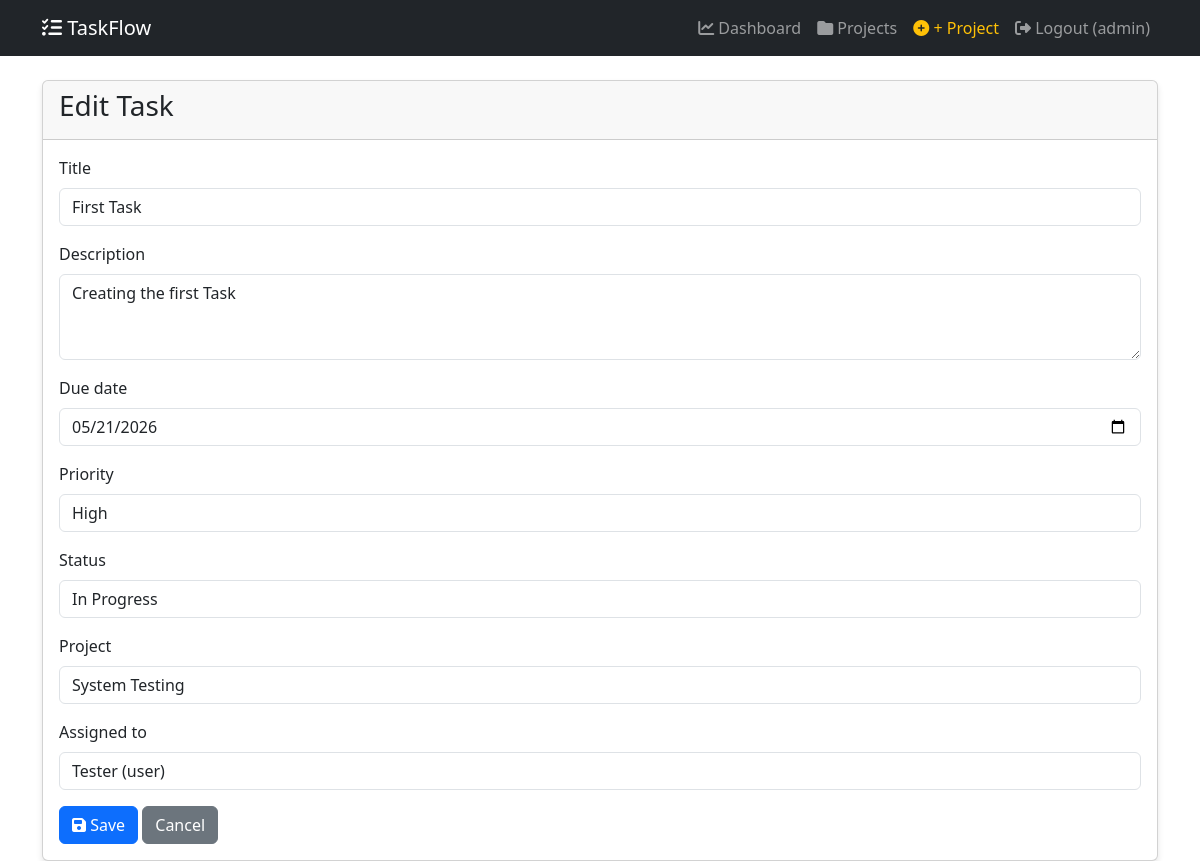
Page /task/edit/1/ (signed in) on the committed database.
### tasks/models.py (models this page shows, shortened)
class CustomUser(AbstractUser):
    ROLE_CHOICES = (
        ('admin', 'Administrator'),
        ('user', 'Standard User'),
    )
    role = models.CharField(max_length=10, choices=ROLE_CHOICES, default='user')
    email = models.EmailField(unique=True)
    def __str__(self):
        return f"{self.username} ({self.role})"

class Task(models.Model):
    PRIORITY_CHOICES = (
        ('low', 'Low'),
        ('medium', 'Medium'),
        ('high', 'High'),
    )
    STATUS_CHOICES = (
        ('pending', 'Pending'),
        ('in_progress', 'In Progress'),
        ('completed', 'Completed'),
    )
    title = models.CharField(max_length=150)
    description = models.TextField(blank=True)
    due_date = models.DateField()
    priority = models.CharField(max_length=10, choices=PRIORITY_CHOICES, default='medium')
    status = models.CharField(max_length=15, choices=STATUS_CHOICES, default='pending')
    project = models.ForeignKey(Project, on_delete=models.CASCADE, null=True, blank=True, related_name='tasks')
    created_by = models.ForeignKey(CustomUser, on_delete=models.CASCADE, related_name='created_tasks')
    assigned_to = models.ForeignKey(CustomUser, on_delete=models.SET_NULL, null=True, blank=True,
                                    related_name='assigned_tasks')
    created_at = models.DateTimeField(auto_now_add=True)
    updated_at = models.DateTimeField(auto_now=True)

### tasks/views.py (the view)
# urls.py: path('task/edit/<int:pk>/', views.task_edit, name='task_edit'),
@login_required
@user_passes_test(lambda u: u.role == 'admin')
def task_edit(request, pk):
    task = get_object_or_404(Task, pk=pk)
    if request.method == 'POST':
        form = TaskForm(request.POST, instance=task)
        if form.is_valid():
            form.save()
            messages.success(request, 'Task updated!')
            return redirect('dashboard')
    else:
        form = TaskForm(instance=task)
    return render(request, 'tasks/task_form.html', {'form': form, 'title': 'Edit Task'})

### tasks/forms.py
class TaskForm(forms.ModelForm):
    class Meta:
        model = Task
        fields = ['title', 'description', 'due_date', 'priority', 'status', 'project', 'assigned_to']
        widgets = {
            'due_date': forms.DateInput(attrs={'type': 'date', 'class': 'form-control'}),
            'description': forms.Textarea(
                attrs={'rows': 3, 'class': 'form-control', 'placeholder': 'Enter task description'}),
            'title': forms.TextInput(attrs={'class': 'form-control', 'placeholder': 'Task title'}),
            'priority': forms.Select(attrs={'class': 'form-control'}),
            'status': forms.Select(attrs={'class': 'form-control'}),
            'project': forms.Select(attrs={'class': 'form-control'}),
            'assigned_to': forms.Select(attrs={'class': 'form-control'}),
        }

### tasks/models.py (called while the page is built)
    def __str__(self):
        return self.name

### tasks/templates/tasks/task_form.html (shortened to what this page needs)
{% extends 'tasks/base.html' %}
{% block content %}
<div class="card">
    <div class="card-header"><h3>{{ title }}</h3></div>
    <div class="card-body">
        <form method="post">
            {% for field in form %}
            <div class="mb-3">
                <label class="form-label">{{ field.label }}</label>
                {{ field }}
            </div>
            {% endfor %}
            <button type="submit" class="btn btn-primary"><i class="fas fa-save"></i> Save</button>
            <a href="{% url 'dashboard' %}" class="btn btn-secondary">Cancel</a>
        </form>
    </div>
</div>
{% endblock %}

### tasks/templates/tasks/base.html (shortened to what this page needs)
<!DOCTYPE html>
<html lang="en">
<head>
    <link href="https://cdn.jsdelivr.net/npm/bootstrap@5.3.0/dist/css/bootstrap.min.css" rel="stylesheet">
    <link rel="stylesheet" href="https://cdnjs.cloudflare.com/ajax/libs/font-awesome/6.4.0/css/all.min.css">
</head>
<body>
    <nav class="navbar navbar-expand-lg navbar-dark bg-dark">
        <div class="container">
            <a class="navbar-brand" href="{% url 'index' %}"><i class="fas fa-tasks"></i> TaskFlow</a>
            <div class="collapse navbar-collapse" id="navbarNav">
                <ul class="navbar-nav ms-auto">
                    {% if user.is_authenticated %}
                        <li class="nav-item"><a class="nav-link" href="{% url 'dashboard' %}"><i class="fas fa-chart-line"></i> Dashboard</a></li>
                        <li class="nav-item"><a class="nav-link" href="{% url 'project_list' %}"><i class="fas fa-folder"></i> Projects</a></li>
                        {% if user.role == 'admin' %}
                            <li class="nav-item"><a class="nav-link text-warning" href="{% url 'project_create' %}"><i class="fas fa-plus-circle"></i> + Project</a></li>
                        {% endif %}
                        <li class="nav-item"><a class="nav-link" href="{% url 'logout' %}"><i class="fas fa-sign-out-alt"></i> Logout ({{ user.username }})</a></li>
                    {% else %}
                        <li class="nav-item"><a class="nav-link" href="{% url 'login' %}">Login</a></li>
                        <li class="nav-item"><a class="nav-link" href="{% url 'register' %}">Register</a></li>
                    {% endif %}
                </ul>
            </div>
        </div>
    </nav>
    <div class="container mt-4">
        {% block content %}{% endblock %}
    </div>
</body>
</html>

### tasks/templates/tasks/base.html (style rules this page uses)
.card { box-shadow: 0 4px 6px rgba(0,0,0,0.1); transition: transform 0.3s; }

### rows in the picture
CustomUser: username "admin"
Task: form "First Task" "Creating the first Task" "05/21/2026" "High" "In Progress" "System Testing" "Tester (user)"

### other values in the picture
{{ title }} "Edit Task"
{{ field.label }} "Title" "Description" "Due date" "Priority" "Status" "Project" "Assigned to"
